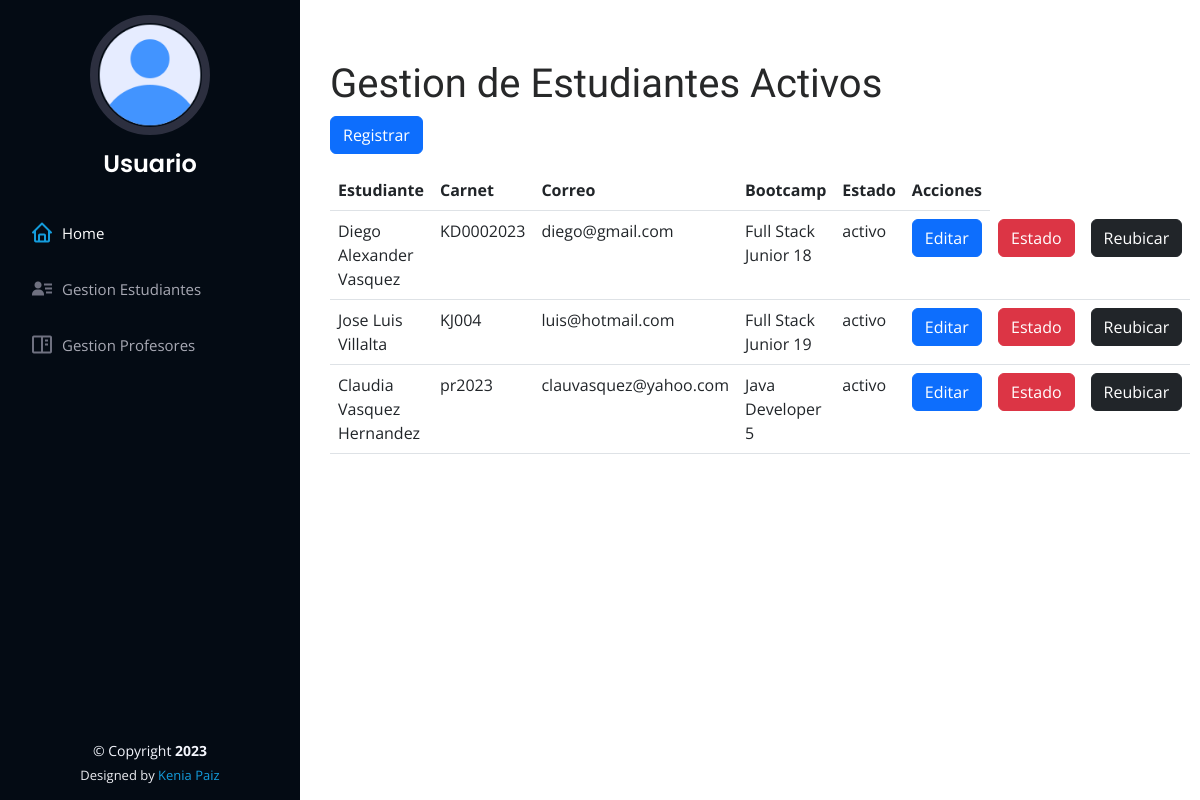
/practica_kodigo/estudiantes_activos.php, run on an earlier commit of the app's database.
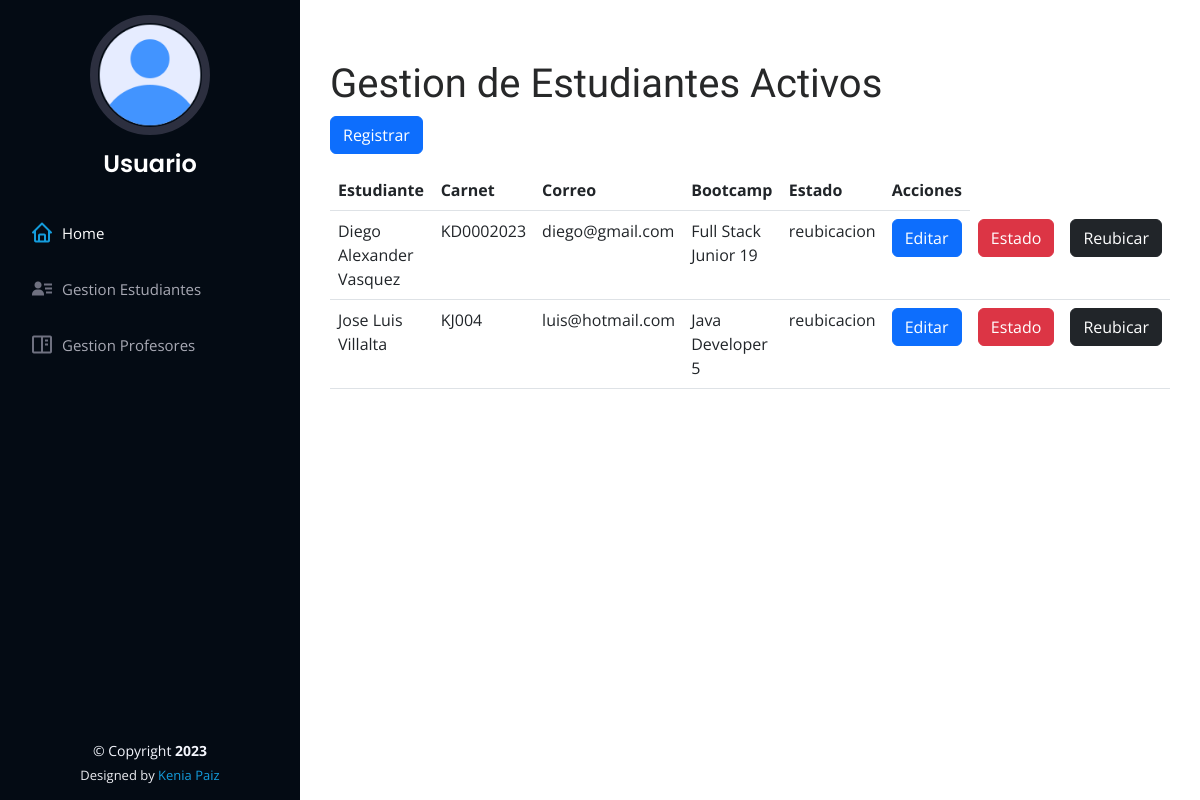
And on a later commit of the database.
### tables this page shows
CREATE TABLE `estudiantes` (
  `id` int(11) NOT NULL,
  `nombre` varchar(100) NOT NULL,
  `direccion` text NOT NULL,
  `telefono` int(10) NOT NULL,
  `carnet` varchar(20) NOT NULL,
  `correo` varchar(50) NOT NULL,
  `password` varchar(10) NOT NULL,
  `id_bootcamp` int(11) NOT NULL,
  `id_estado` int(11) NOT NULL,
  `id_rol` int(11) NOT NULL
);

CREATE TABLE `bootcamps` (
  `id` int(11) NOT NULL,
  `bootcamp` varchar(60) NOT NULL
);

CREATE TABLE `estado` (
  `id` int(11) NOT NULL,
  `estado` varchar(50) NOT NULL
);

### practica_kodigo/clases/Estudiantes.php (called while the page is built, shortened)
<?php
class Estudiante extends Conexion{
    public function obtenerEstudiantes(){
        $pdo = $this->conectar();
        $query = $pdo->query("SELECT estudiantes.id, estudiantes.nombre, estudiantes.carnet, estudiantes.correo, bootcamps.bootcamp, estado.estado FROM estudiantes INNER JOIN bootcamps ON estudiantes.id_bootcamp = bootcamps.id INNER JOIN estado ON estudiantes.id_estado = estado.id WHERE estado.estado != 'desercion'");
        $query->execute();
        $resultado = $query->fetchAll(PDO::FETCH_ASSOC);
        return $resultado;
    }
}
?>

### practica_kodigo/estudiantes_activos.php (the view, shortened to what this page needs)
<!DOCTYPE html>
<html lang="en">
<head>
    <link href="assets/vendor/bootstrap/css/bootstrap.min.css" rel="stylesheet">
    <link href="assets/vendor/bootstrap-icons/bootstrap-icons.css" rel="stylesheet">
    <link href="assets/vendor/boxicons/css/boxicons.min.css" rel="stylesheet">
    <link href="assets/css/style.css" rel="stylesheet">
</head>
<body>
    <?php include "./modulos/header.php";
        require "./clases/Estudiantes.php";
        $estudiante = new Estudiante();
        $arreglo_estudiante = $estudiante->obtenerEstudiantes();
    ?>
    <main id="main">
        <section class="container">
            <h1>Gestion de Estudiantes Activos</h1>
            <a href="./registrar_estudiante.php" class="btn btn-primary mb-3">Registrar</a>
            <table class="table">
                <thead>
                    <th>Estudiante</th>
                    <th>Carnet</th>
                    <th>Correo</th>
                    <th>Bootcamp</th>
                    <th>Estado</th>
                    <th>Acciones</th>
                </thead>
                <tbody>
                    <?php foreach($arreglo_estudiante as $item) { ?>
                        <tr>
                            <td><?php echo $item['nombre']; ?></td>
                            <td><?php echo $item['carnet']; ?></td>
                            <td><?php echo $item['correo']; ?></td>
                            <td><?php echo $item['bootcamp']; ?></td>
                            <td><?php echo $item['estado']; ?></td>
                            <td>
                                <form action="./actualizar_estudiante.php" method="post">
                                    <input type="submit" class="btn btn-primary" value="Editar">
                                </form>
                            </td>
                            <td>
                                <button class="btn btn-danger" data-bs-toggle="modal" data-bs-target="#ModalEstado<?php echo $item['id']; ?>">Estado</button>
                            </td>
                            <td>
                                <button class="btn btn-dark" data-bs-toggle="modal" data-bs-target="#ModalReubicacion<?php echo $item['id']; ?>">Reubicar</button>
                            </td>
                        </tr>
                    <?php } ?>
                </tbody>
            </table>
        </section>
    </main>
    <?php include "./modulos/footer.php";  ?>
</body>
</html>

What changed in the data, as far as the page shows it:
no longer on this page (row edited): estudiantes: nombre "Claudia Vasquez Hernandez", carnet "pr2023", correo "clauvasquez@yahoo.com", id_bootcamp.bootcamp "Java Developer 5", id_estado.estado "activo"
changed estudiantes "Diego Alexander Vasquez": id_bootcamp.bootcamp "Full Stack Junior 18" → "Full Stack Junior 19"; id_estado.estado "activo" → "reubicacion"
changed estudiantes "Jose Luis Villalta": id_bootcamp.bootcamp "Full Stack Junior 19" → "Java Developer 5"; id_estado.estado "activo" → "reubicacion"
